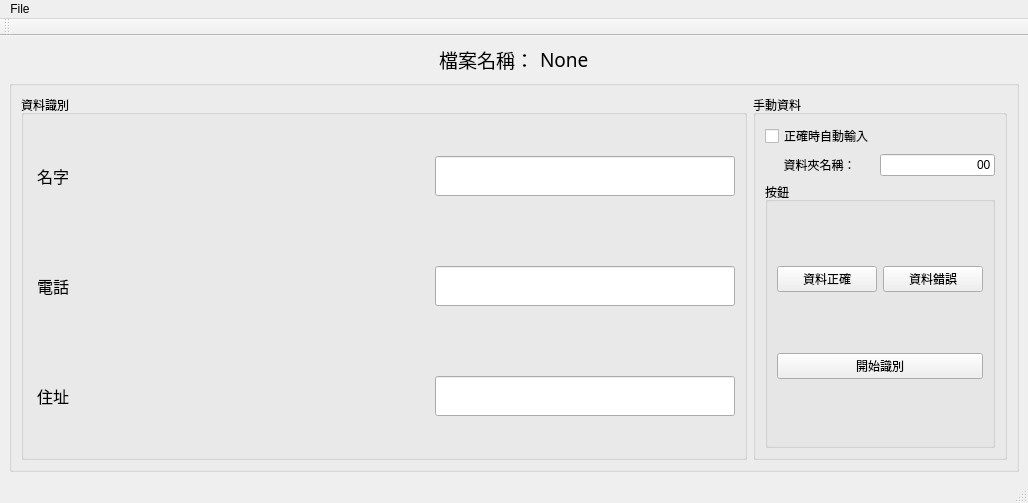
<?xml version="1.0" encoding="UTF-8"?>
<ui version="4.0">
 <class>MainWindow</class>
 <widget class="QMainWindow" name="MainWindow">
  <property name="geometry">
   <rect>
    <x>0</x>
    <y>0</y>
    <width>1028</width>
    <height>503</height>
   </rect>
  </property>
  <property name="windowTitle">
   <string>測試工具</string>
  </property>
  <widget class="QWidget" name="centralwidget">
   <layout class="QVBoxLayout" name="verticalLayout">
    <item>
     <layout class="QHBoxLayout" name="horizontalLayout_2">
      <item>
       <spacer name="horizontalSpacer">
        <property name="orientation">
         <enum>Qt::Horizontal</enum>
        </property>
        <property name="sizeHint" stdset="0">
         <size>
          <width>40</width>
          <height>20</height>
         </size>
        </property>
       </spacer>
      </item>
      <item>
       <widget class="QLabel" name="label_2">
        <property name="font">
         <font>
          <family>標楷體</family>
          <pointsize>14</pointsize>
         </font>
        </property>
        <property name="text">
         <string>檔案名稱：</string>
        </property>
       </widget>
      </item>
      <item>
       <widget class="QLabel" name="label_text_filename">
        <property name="font">
         <font>
          <family>標楷體</family>
          <pointsize>14</pointsize>
         </font>
        </property>
        <property name="text">
         <string>None</string>
        </property>
       </widget>
      </item>
      <item>
       <spacer name="horizontalSpacer_2">
        <property name="orientation">
         <enum>Qt::Horizontal</enum>
        </property>
        <property name="sizeHint" stdset="0">
         <size>
          <width>40</width>
          <height>20</height>
         </size>
        </property>
       </spacer>
      </item>
     </layout>
    </item>
    <item>
     <layout class="QHBoxLayout" name="horizontalLayout">
      <item>
       <widget class="QGroupBox" name="groupBox_4">
        <property name="title">
         <string/>
        </property>
        <layout class="QGridLayout" name="gridLayout_5">
         <item row="0" column="0">
          <widget class="QGroupBox" name="groupBox">
           <property name="title">
            <string>資料識別</string>
           </property>
           <layout class="QGridLayout" name="gridLayout_6">
            <item row="0" column="0">
             <layout class="QGridLayout" name="gridLayout">
              <item row="0" column="0">
               <widget class="QLabel" name="text_name">
                <property name="minimumSize">
                 <size>
                  <width>40</width>
                  <height>0</height>
                 </size>
                </property>
                <property name="font">
                 <font>
                  <pointsize>12</pointsize>
                 </font>
                </property>
                <property name="layoutDirection">
                 <enum>Qt::LeftToRight</enum>
                </property>
                <property name="text">
                 <string>名字</string>
                </property>
                <property name="alignment">
                 <set>Qt::AlignCenter</set>
                </property>
               </widget>
              </item>
              <item row="1" column="0">
               <widget class="QLabel" name="text_phone">
                <property name="font">
                 <font>
                  <pointsize>12</pointsize>
                 </font>
                </property>
                <property name="text">
                 <string>電話</string>
                </property>
                <property name="alignment">
                 <set>Qt::AlignCenter</set>
                </property>
               </widget>
              </item>
              <item row="0" column="1">
               <widget class="QLabel" name="label_image_name">
                <property name="sizePolicy">
                 <sizepolicy hsizetype="Expanding" vsizetype="Expanding">
                  <horstretch>0</horstretch>
                  <verstretch>0</verstretch>
                 </sizepolicy>
                </property>
                <property name="minimumSize">
                 <size>
                  <width>350</width>
                  <height>60</height>
                 </size>
                </property>
                <property name="text">
                 <string/>
                </property>
               </widget>
              </item>
              <item row="2" column="1">
               <widget class="QLabel" name="label_image_home">
                <property name="sizePolicy">
                 <sizepolicy hsizetype="Expanding" vsizetype="Expanding">
                  <horstretch>0</horstretch>
                  <verstretch>0</verstretch>
                 </sizepolicy>
                </property>
                <property name="minimumSize">
                 <size>
                  <width>200</width>
                  <height>60</height>
                 </size>
                </property>
                <property name="sizeIncrement">
                 <size>
                  <width>0</width>
                  <height>0</height>
                 </size>
                </property>
                <property name="text">
                 <string/>
                </property>
               </widget>
              </item>
              <item row="1" column="2">
               <widget class="QLineEdit" name="lineEdit_text_phone">
                <property name="minimumSize">
                 <size>
                  <width>0</width>
                  <height>40</height>
                 </size>
                </property>
                <property name="font">
                 <font>
                  <family>標楷體</family>
                  <pointsize>12</pointsize>
                 </font>
                </property>
               </widget>
              </item>
              <item row="2" column="2">
               <widget class="QLineEdit" name="lineEdit_text_home">
                <property name="minimumSize">
                 <size>
                  <width>0</width>
                  <height>40</height>
                 </size>
                </property>
                <property name="font">
                 <font>
                  <family>標楷體</family>
                  <pointsize>12</pointsize>
                 </font>
                </property>
               </widget>
              </item>
              <item row="1" column="1">
               <widget class="QLabel" name="label_image_phone">
                <property name="sizePolicy">
                 <sizepolicy hsizetype="Expanding" vsizetype="Expanding">
                  <horstretch>0</horstretch>
                  <verstretch>0</verstretch>
                 </sizepolicy>
                </property>
                <property name="minimumSize">
                 <size>
                  <width>200</width>
                  <height>60</height>
                 </size>
                </property>
                <property name="text">
                 <string/>
                </property>
               </widget>
              </item>
              <item row="2" column="0">
               <widget class="QLabel" name="text_home">
                <property name="font">
                 <font>
                  <pointsize>12</pointsize>
                 </font>
                </property>
                <property name="text">
                 <string>住址</string>
                </property>
                <property name="alignment">
                 <set>Qt::AlignCenter</set>
                </property>
               </widget>
              </item>
              <item row="0" column="2">
               <widget class="QLineEdit" name="lineEdit_text_name">
                <property name="sizePolicy">
                 <sizepolicy hsizetype="Expanding" vsizetype="Fixed">
                  <horstretch>0</horstretch>
                  <verstretch>0</verstretch>
                 </sizepolicy>
                </property>
                <property name="minimumSize">
                 <size>
                  <width>300</width>
                  <height>40</height>
                 </size>
                </property>
                <property name="font">
                 <font>
                  <family>標楷體</family>
                  <pointsize>12</pointsize>
                 </font>
                </property>
               </widget>
              </item>
             </layout>
            </item>
           </layout>
          </widget>
         </item>
         <item row="0" column="1">
          <widget class="QGroupBox" name="groupBox_3">
           <property name="title">
            <string>手動資料</string>
           </property>
           <layout class="QGridLayout" name="gridLayout_3">
            <item row="0" column="0">
             <layout class="QGridLayout" name="gridLayout_7">
              <item row="1" column="0">
               <widget class="QLabel" name="label">
                <property name="font">
                 <font>
                  <family>標楷體</family>
                 </font>
                </property>
                <property name="text">
                 <string>資料夾名稱：</string>
                </property>
                <property name="alignment">
                 <set>Qt::AlignCenter</set>
                </property>
               </widget>
              </item>
              <item row="1" column="1">
               <widget class="QLineEdit" name="lineEdit_foldername">
                <property name="text">
                 <string>00</string>
                </property>
                <property name="alignment">
                 <set>Qt::AlignRight|Qt::AlignTrailing|Qt::AlignVCenter</set>
                </property>
               </widget>
              </item>
              <item row="0" column="0">
               <widget class="QCheckBox" name="checkBox_auto_write2excel">
                <property name="text">
                 <string>正確時自動輸入</string>
                </property>
               </widget>
              </item>
             </layout>
            </item>
            <item row="2" column="0">
             <widget class="QGroupBox" name="groupBox_2">
              <property name="title">
               <string>按鈕</string>
              </property>
              <layout class="QGridLayout" name="gridLayout_4">
               <item row="0" column="0">
                <layout class="QGridLayout" name="gridLayout_2">
                 <item row="0" column="0">
                  <widget class="QPushButton" name="pushButton_yes">
                   <property name="text">
                    <string>資料正確</string>
                   </property>
                  </widget>
                 </item>
                 <item row="0" column="1">
                  <widget class="QPushButton" name="pushButton_no">
                   <property name="text">
                    <string>資料錯誤</string>
                   </property>
                  </widget>
                 </item>
                </layout>
               </item>
               <item row="1" column="0">
                <widget class="QPushButton" name="pushButton_start">
                 <property name="text">
                  <string>開始識別</string>
                 </property>
                </widget>
               </item>
              </layout>
             </widget>
            </item>
           </layout>
          </widget>
         </item>
        </layout>
       </widget>
      </item>
     </layout>
    </item>
   </layout>
  </widget>
  <widget class="QMenuBar" name="menubar">
   <property name="geometry">
    <rect>
     <x>0</x>
     <y>0</y>
     <width>1028</width>
     <height>25</height>
    </rect>
   </property>
   <widget class="QMenu" name="menu">
    <property name="title">
     <string>File</string>
    </property>
    <addaction name="actionOpenFiles"/>
   </widget>
   <addaction name="menu"/>
  </widget>
  <widget class="QStatusBar" name="statusbar"/>
  <widget class="QToolBar" name="toolBar">
   <property name="windowTitle">
    <string>toolBar</string>
   </property>
   <attribute name="toolBarArea">
    <enum>TopToolBarArea</enum>
   </attribute>
   <attribute name="toolBarBreak">
    <bool>false</bool>
   </attribute>
  </widget>
  <action name="actionOpenFile">
   <property name="text">
    <string>OpenFile</string>
   </property>
  </action>
  <action name="actionasd">
   <property name="text">
    <string>asd</string>
   </property>
  </action>
  <action name="action">
   <property name="text">
    <string>開啟</string>
   </property>
  </action>
  <action name="actionOpenFiles">
   <property name="text">
    <string>開啟檔案</string>
   </property>
  </action>
 </widget>
 <resources/>
 <connections/>
</ui>
